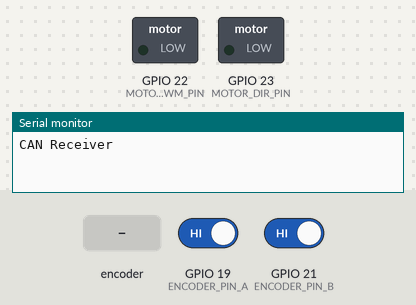
Recording of a sketch running on a simulated ESP32. Parts: switched loads named in the sketch (green lamp = pin HIGH), the last lines printed to the serial monitor. The test bench sets the inputs (shaded band); at power-on: GPIO 19 (ENCODER_PIN_A) HIGH, GPIO 21 (ENCODER_PIN_B) HIGH.

Above: at 0.05 s.
At 1.26 s:
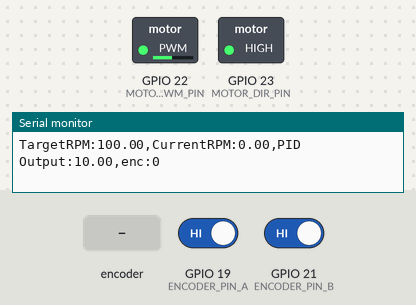
1.3 s: rotary encoder on GPIO 19 (ENCODER_PIN_A) / GPIO 21 (ENCODER_PIN_B) turned 3 steps (first pin leading)
At 3.9 s:
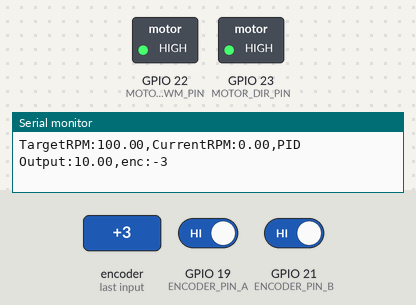
Timing chart, 0 to 5.4 s (numbered marks = the images above; inputs shaded):
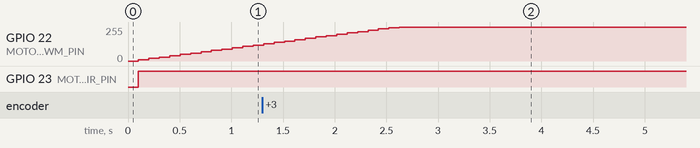

The sketch:

test_canbus_pid.ino
```cpp
#include <PID_v1.h>
#include <CAN.h>

// Pins
#define ENCODER_PIN_A 19
#define ENCODER_PIN_B 21
#define MOTOR_PWM_PIN 22
#define MOTOR_DIR_PIN 23

#define TX_GPIO_NUM 5
#define RX_GPIO_NUM 4

// Constants
const float reduction_ratio = 13.7;  // Gear reduction
const int encoder_ppr = 13;          // Pulses per revolution of motor shaft
const float wheel_diameter = 120.0;  // Wheel diameter in mm

int currentState;
int lastState;

// Variables
volatile long encoder_count = 0;  // Encoder pulse count
float target_rpm = 100.0;           // Target RPM
float current_rpm = 0.0;          // Measured RPM
float motor_pwm = 0.0;            // PID output

// PID variables
double pid_input, pid_output, pid_setpoint;
PID pid(&pid_input, &pid_output, &pid_setpoint, 0.1, 0.0, 0.0, DIRECT);  // Tune Kp, Ki, Kd

// Encoder ISR
void IRAM_ATTR encoder_isr() {
  currentState = digitalRead(ENCODER_PIN_A);
  if (currentState != lastState && currentState == 1) {
    if (digitalRead(ENCODER_PIN_B) != currentState)
      encoder_count--;
    else
      encoder_count++;
  }
  lastState = currentState;
}

// Function to calculate RPM
void calculate_rpm() {
  static unsigned long last_time = 0;
  unsigned long now = millis();
  static long last_encoder_count = 0;

  long delta_count = encoder_count - last_encoder_count;
  last_encoder_count = encoder_count;

  float time_diff = (now - last_time) / 1000.0;  // Time difference in seconds
  if (time_diff > 0) {
    float motor_rps = (float)delta_count / encoder_ppr / time_diff;
    current_rpm = motor_rps * 60.0 / reduction_ratio;  // Convert to RPM
  }

  last_time = now;
}

// Motor control function
void set_motor_speed(float pwm_value) {
  if (pwm_value >= 0) {
    digitalWrite(MOTOR_DIR_PIN, HIGH);  // Forward direction
  } else {
    digitalWrite(MOTOR_DIR_PIN, LOW);  // Reverse direction
    pwm_value = -pwm_value;            // Make PWM value positive
  }
  pwm_value = constrain(pwm_value, 0, 255);  // Limit PWM to 0-255
  analogWrite(MOTOR_PWM_PIN, pwm_value);
}

// Setup function
void setup() {
  // Initialize Serial
  Serial.begin(115200);

  Serial.println("CAN Receiver");

  CAN.setPins(RX_GPIO_NUM, TX_GPIO_NUM);

  if(!CAN.begin(500E3)){
    Serial.println("Starting CAN failed!");
    while(1);
  }

  // Initialize encoder pins
  pinMode(ENCODER_PIN_A, INPUT_PULLUP);
  pinMode(ENCODER_PIN_B, INPUT_PULLUP);
  attachInterrupt(digitalPinToInterrupt(ENCODER_PIN_A), encoder_isr, CHANGE);

  // Initialize motor pins
  pinMode(MOTOR_DIR_PIN, OUTPUT);
  digitalWrite(MOTOR_DIR_PIN, LOW);  // Default direction
  pinMode(MOTOR_PWM_PIN, OUTPUT);

  // PID Setup
  pid.SetMode(AUTOMATIC);
  pid.SetOutputLimits(-255, 255);  // Allow positive and negative outputs for direction control
}

// Main loop
void loop() {
  static unsigned long last_pid_time = 0;

  int packetSize = CAN.parsePacket();

  if(packetSize){
    Serial.print("Recieved");

    if(CAN.packetExtended()){
      Serial.print("extended");
    }

    if(CAN.packetRtr()){
      Serial.print("RTR");
    }

    Serial.print("packet with id 0x");
    Serial.print(CAN.packetId(), HEX);

    if(CAN.packetRtr()){
      Serial.print(" and request length ");
      Serial.println(CAN.packetDlc());
    }else{
      Serial.print(" and length ");
      Serial.println(packetSize);

      while(CAN.available()){
        Serial.print((char) CAN.read());
      }
      Serial.println();
    }

    Serial.println();
  }

  // Calculate RPM every 100ms
  if (millis() - last_pid_time >= 100) {
    calculate_rpm();

    // PID control
    pid_input = current_rpm;
    pid_setpoint = target_rpm;
    pid.Compute();
    motor_pwm+=pid_output;
    set_motor_speed(motor_pwm);  // Update motor speed and direction

    //Print debug information
    Serial.print("TargetRPM:");
    Serial.print(target_rpm);
    Serial.print(",");
    Serial.print("CurrentRPM:");
    Serial.print(current_rpm);
    Serial.print(",");
    Serial.print("PID Output:");
    Serial.print(pid_output);
    Serial.print(",");
    Serial.print("enc:");
    Serial.println(encoder_count);

    last_pid_time = millis();
  }

  // Simulate input for testing (replace this with Serial input or buttons)
  if (Serial.available()) {
    char command = Serial.read();
    if (command == 'w') {
      target_rpm += 10.0;  // Increase RPM
    } else if (command == 's') {
      target_rpm = max(0.0, target_rpm - 10.0);  // Decrease RPM
    } else if (command == 'x') {
      target_rpm = 0.0;  // Stop motor
    }
  }
}
```
